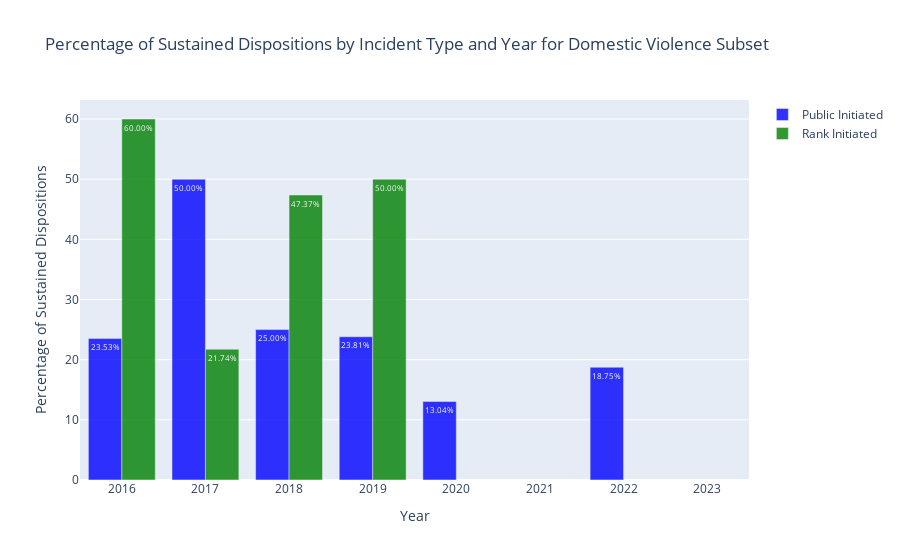

The notebook cell this image was saved under:
### Code cell
# Calculate the percentage of "sustained" dispositions for each year and incident type
public_initiated_pct_dv = (gov_tbl_domestic_violence[(gov_tbl_domestic_violence.incident_type == "public initiated") & (gov_tbl.disposition == "sustained")].groupby("year").size() / 
                        gov_tbl_domestic_violence[gov_tbl_domestic_violence.incident_type == "public initiated"].groupby("year").size()) * 100

rank_initiated_pct_dv = (gov_tbl_domestic_violence[(gov_tbl_domestic_violence.incident_type == "rank initiated") & (gov_tbl.disposition == "sustained")].groupby("year").size() / 
                      gov_tbl_domestic_violence[gov_tbl_domestic_violence.incident_type == "rank initiated"].groupby("year").size()) * 100

# Create the traces for the bar chart
trace1 = go.Bar(
    x=public_initiated_pct_dv.index,
    y=public_initiated_pct_dv,
    name='Public Initiated',
    marker_color='blue',
    opacity=0.8,
    text=[f"{pct:.2f}%" for pct in public_initiated_pct_dv],
    textposition='auto',
    textangle=0
)

trace2 = go.Bar(
    x=rank_initiated_pct_dv.index,
    y=rank_initiated_pct_dv,
    name='Rank Initiated',
    marker_color='green',
    opacity=0.8,
    text=[f"{pct:.2f}%" for pct in rank_initiated_pct_dv],
    textposition='auto',
    textangle=0
)

# Create the layout for the chart
layout = go.Layout(
    title='Percentage of Sustained Dispositions by Incident Type and Year for Domestic Violence Subset',
    xaxis=dict(title='Year', tickangle=0),
    yaxis=dict(title='Percentage of Sustained Dispositions'),
    barmode='group'
)

# Create the figure and display the chart
fig = go.Figure(data=[trace1, trace2], layout=layout)
fig.show()

### Figure 1 — Plotly figure (JSON) as saved in the notebook; plotly's stock layout.template omitted (floating-point values rounded to 4 significant figures)
{"data": [{"marker": {"color": "blue"}, "name": "Public Initiated", "opacity": 0.8, "text": ["23.53%", "50.00%", "25.00%", "23.81%", "13.04%", "nan%", "18.75%", "nan%"], "textangle": 0, "textposition": "auto", "type": "bar", "x": ["2016", "2017", "2018", "2019", "2020", "2021", "2022", "2023"], "y": [23.53, 50, 25, 23.81, 13.04, null, 18.75, null]}, {"marker": {"color": "green"}, "name": "Rank Initiated", "opacity": 0.8, "text": ["60.00%", "21.74%", "47.37%", "50.00%", "nan%", "nan%", "nan%", "nan%"], "textangle": 0, "textposition": "auto", "type": "bar", "x": ["2016", "2017", "2018", "2019", "2020", "2021", "2022", "2023"], "y": [60, 21.74, 47.37, 50, null, null, null, null]}], "layout": {"barmode": "group", "title": {"text": "Percentage of Sustained Dispositions by Incident Type and Year for Domestic Violence Subset"}, "xaxis": {"tickangle": 0, "title": {"text": "Year"}}, "yaxis": {"title": {"text": "Percentage of Sustained Dispositions"}}}}
